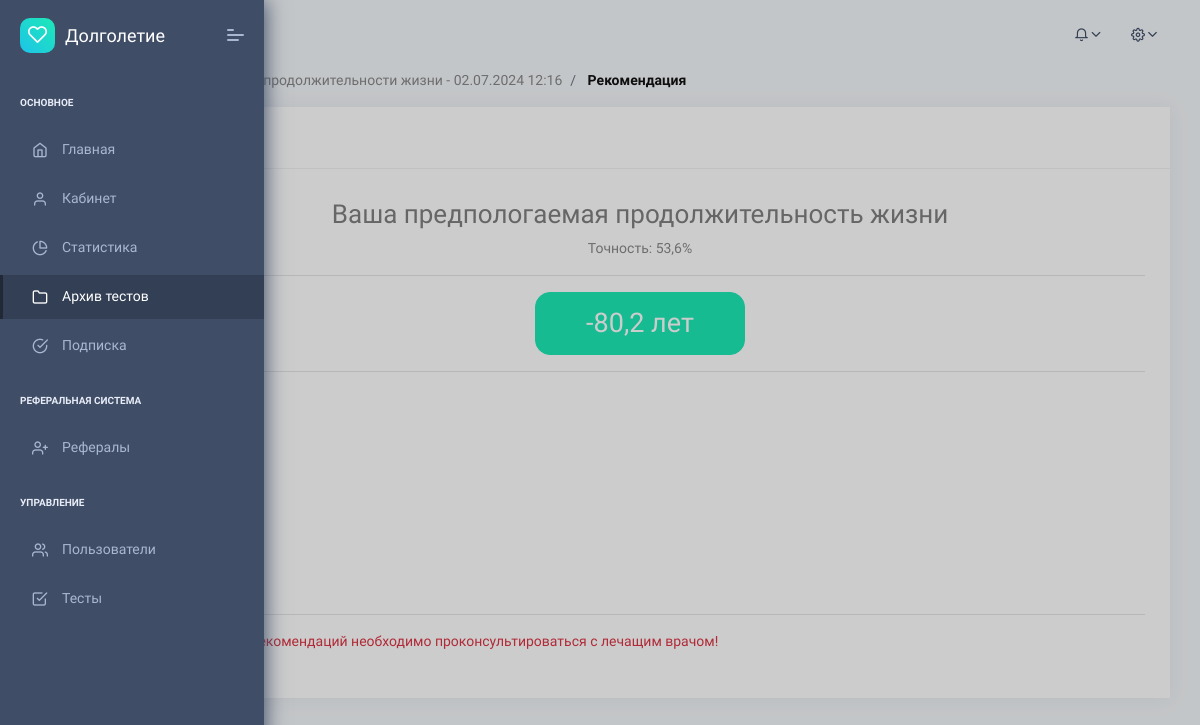
The page /app/quiz/21/recommendation (signed in) on the database its author committed.
### app/models/user_quiz.py (models this page shows, shortened)
class UserQuiz(BaseModel):
    quiz = models.ForeignKey(Quiz, on_delete=models.SET_NULL, null=True, blank=True, related_name='user_quizzes')
    user = models.ForeignKey(User, on_delete=models.CASCADE, null=True, blank=True, related_name='user_quizzes')
    full_name = models.CharField(max_length=120)
    email = models.EmailField(null=True, blank=True)
    current_age = models.IntegerField(default=0, null=True, blank=True)
    weight = models.IntegerField(default=0, null=True, blank=True)
    height = models.IntegerField(default=0, null=True, blank=True)
    location = models.ForeignKey(
        Location, on_delete=models.SET_NULL, null=True, blank=True, related_name='user_quizzes'
    )
    accuracy = models.DecimalField(max_digits=5, decimal_places=2, default=0, verbose_name='Точность')
    duration = models.DecimalField(max_digits=4, decimal_places=2, default=0, verbose_name='Продолжительность')
    class Meta:
        verbose_name = 'Тест пользователя'
        verbose_name_plural = 'Тесты пользователя'

### app/models/quiz.py (models this page shows, shortened)
class Quiz(BaseModel):
    name = models.CharField(max_length=256)
    class Meta:
        verbose_name = 'Опросник'
        verbose_name_plural = 'Опросники'

### app/views/user_quiz.py (the view)
# urls.py: path('quiz/<int:user_quiz_id>/recommendation', views.user_quiz_recommendation, name='user_quiz_recommendation'),
@login_required
def user_quiz_recommendation(request, user_quiz_id: int):
    user_quiz = get_object_or_404(UserQuiz, pk=user_quiz_id)
    return render(request, 'app/user_quiz/recommendation/detail.html', {
        'user_quiz': user_quiz
    })

### app/templates/app/user_quiz/recommendation/detail.html (shortened to what this page needs)
{% extends 'base.html' %}
{% block breadcrumb %}
    <ul class="breadcrumb">
        <li class="breadcrumb-item">
            <a href="">
            </a>
        </li>
        <li class="breadcrumb-item">
            <a href="{% url 'app:quiz_list' %}">Тесты</a>
        </li>
        <li class="breadcrumb-item">
            <a href="{% url 'app:quiz_list' %}">
                {{ user_quiz.quiz.name }} - {{ user_quiz.created_at|date:'d.m.Y H:i' }}
            </a>
        </li>
        <li class="breadcrumb-item">
            <a href="#">
                Рекомендация
            </a>
        </li>
    </ul>
{% endblock %}
{% block content %}
    <h3 class="text-black-50 text-center">
        Ваша предпологаемая продолжительность жизни
    </h3>
    <span class="text-black text-center d-block">Точность: {{ user_quiz.accuracy|floatformat }}%</span>
    <hr>
    <span class="btn btn-success mt-4 m-auto d-block"
          style="border-radius: 15px; width: fit-content; font-size: 27px; padding: 10px 50px">{{ user_quiz.duration|floatformat }} лет</span>
    <hr>
    <p>
        Рекомендации <br>
        Рекомендации <br>
        Рекомендации <br>
        Рекомендации <br>
        Рекомендации <br>
        Рекомендации <br>
        Рекомендации <br>
        Рекомендации <br>
        Рекомендации <br>
        Рекомендации <br>
    </p>
    <hr>
    <p class="text-danger">
        При выполнении рекомендаций необходимо проконсультироваться с лечащим врачом!
    </p>
{% endblock %}

### rows shown on the page
UserQuiz: quiz.name "Расчет продолжительности жизни", created_at "02.07.2024 12:16", accuracy "53,6", duration "-80,2"
